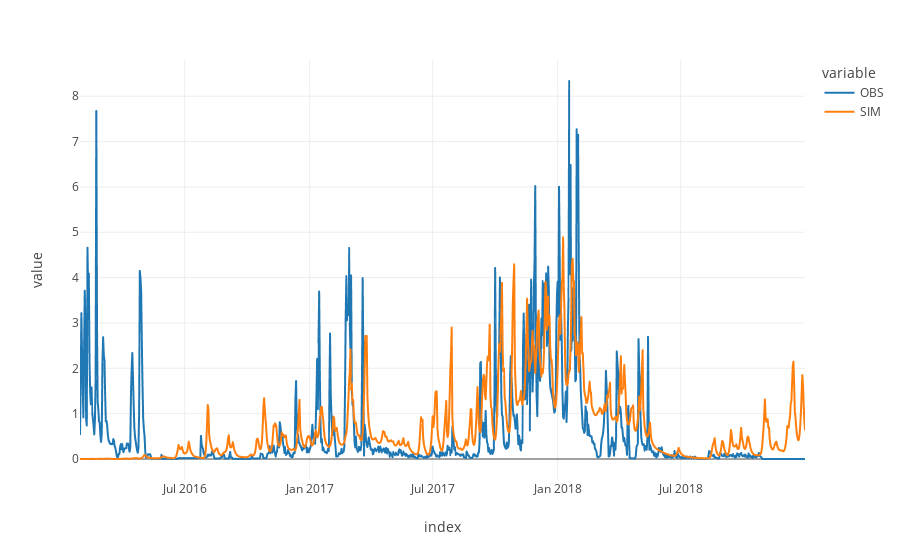

The notebook cell this image was saved under:
### Code cell
px.line(pd.DataFrame([spot_setup.evaluation(),simulation],index=['OBS', 'SIM'], columns=tsx.index).T, template='none')

### Figure 1 — Plotly figure (JSON) as saved in the notebook; plotly's stock layout.template omitted (floating-point values rounded to 4 significant figures; data arrays with more than 128 entries replaced by an {"elided": "..."} marker saying what was removed)
{"data": [{"hovertemplate": "variable=OBS<br>index=%{x}<br>value=%{y}<extra></extra>", "legendgroup": "OBS", "line": {"color": "#1F77B4", "dash": "solid"}, "marker": {"symbol": "circle"}, "mode": "lines", "name": "OBS", "showlegend": true, "type": "scattergl", "x": {"elided": "1068 str values"}, "xaxis": "x", "y": {"elided": "1068 float values"}, "yaxis": "y"}, {"hovertemplate": "variable=SIM<br>index=%{x}<br>value=%{y}<extra></extra>", "legendgroup": "SIM", "line": {"color": "#FF7F0E", "dash": "solid"}, "marker": {"symbol": "circle"}, "mode": "lines", "name": "SIM", "showlegend": true, "type": "scattergl", "x": {"elided": "1068 str values"}, "xaxis": "x", "y": {"elided": "1068 float values"}, "yaxis": "y"}], "layout": {"legend": {"title": {"text": "variable"}, "tracegroupgap": 0}, "margin": {"t": 60}, "xaxis": {"anchor": "y", "domain": [0, 1], "title": {"text": "index"}}, "yaxis": {"anchor": "x", "domain": [0, 1], "title": {"text": "value"}}}}
